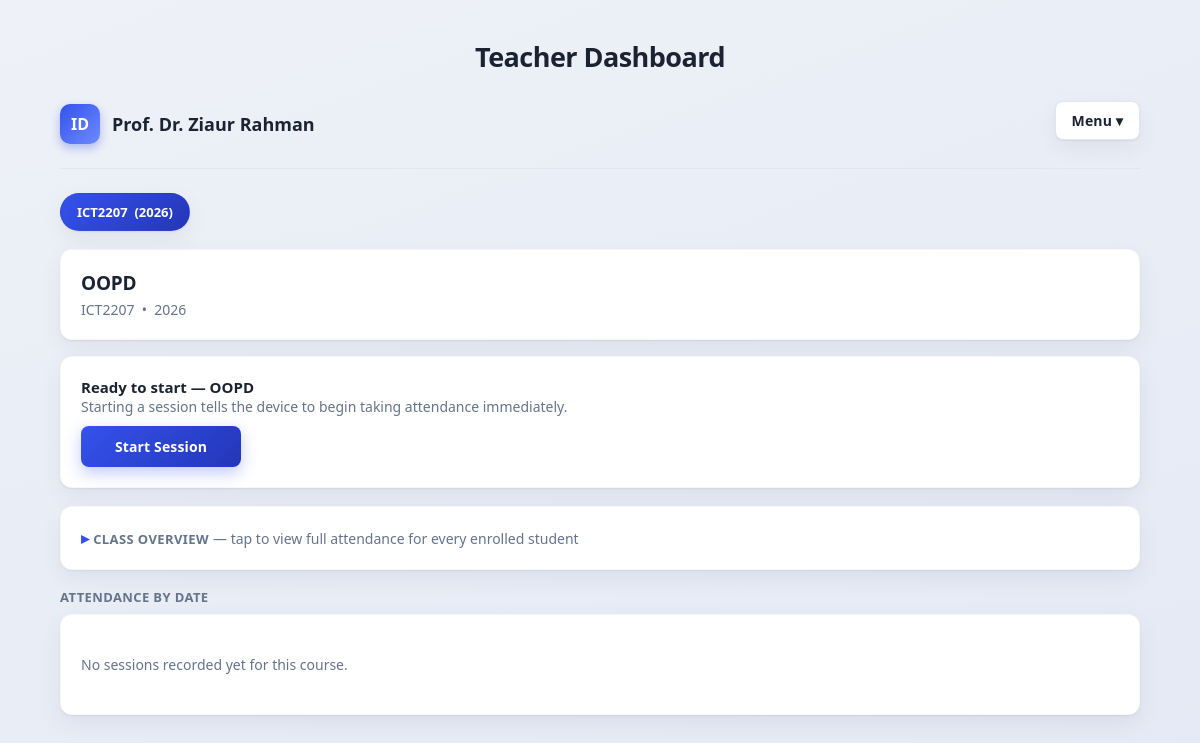
/teacher/dashboard (signed in), run on the app's committed database.
### tables this page shows
CREATE TABLE "CourseOfferings"(
        offering_id INTEGER PRIMARY KEY AUTOINCREMENT,
        course_code TEXT NOT NULL,
        academic_year INTEGER NOT NULL,
        assigned_teacher_id TEXT, archived INTEGER NOT NULL DEFAULT 0,
        FOREIGN KEY(course_code) REFERENCES Courses(course_code),
        FOREIGN KEY(assigned_teacher_id) REFERENCES Teachers(teacher_id),
        UNIQUE(course_code, academic_year)
    );

CREATE TABLE Courses(

course_code TEXT PRIMARY KEY,

course_name TEXT,

semester INTEGER

, credits INTEGER NOT NULL DEFAULT 0, credit REAL);

### ui.py (the view, shortened to what this page needs)
@ui_bp.route("/teacher/dashboard")
@login_required(role="teacher")
def teacher_dashboard():
    teacher_id = session.get("teacher_id")
    selected_offering_id = request.args.get("offering_id", "").strip()
    conn = get_connection()
    cur = conn.cursor()
    cur.execute(
        """
        SELECT
            CourseOfferings.offering_id,
            CourseOfferings.course_code,
            Courses.course_name,
            Courses.credit,
            CourseOfferings.academic_year
        FROM CourseOfferings
        JOIN Courses ON CourseOfferings.course_code = Courses.course_code
        WHERE CourseOfferings.assigned_teacher_id = ?
          AND CourseOfferings.offering_id NOT IN (SELECT offering_id FROM ArchivedOfferings)
        ORDER BY CourseOfferings.academic_year DESC, CourseOfferings.offering_id DESC
        """,
        (teacher_id,),
    )
    offerings = cur.fetchall()
    cur.execute(
        """
        SELECT
            CourseOfferings.offering_id,
            CourseOfferings.course_code,
            Courses.course_name,
            CourseOfferings.academic_year,
            ArchivedOfferings.archived_at
        FROM ArchivedOfferings
        JOIN CourseOfferings ON CourseOfferings.offering_id = ArchivedOfferings.offering_id
        JOIN Courses ON Courses.course_code = CourseOfferings.course_code
        WHERE CourseOfferings.assigned_teacher_id = ?
        ORDER BY ArchivedOfferings.archived_at DESC
        """,
        (teacher_id,),
    )
    archived_offerings = cur.fetchall()
    offering_ids = [str(row["offering_id"]) for row in offerings]
    if selected_offering_id not in offering_ids and offering_ids:
        selected_offering_id = offering_ids[0]
    elif not offering_ids:
        selected_offering_id = ""
    selected_offering = next(
        (o for o in offerings if str(o["offering_id"]) == selected_offering_id), None
    )
    sessions_data = []
    roster = []
    if selected_offering_id in offering_ids:
        cur.execute(
            """
            SELECT session_id, date, start_time, end_time, status
            FROM Sessions
            WHERE offering_id = ?
            ORDER BY date DESC, start_time DESC
            """,
            (selected_offering_id,),
        )
        sessions = cur.fetchall()
        cur.execute(
            """
            SELECT
                Students.student_id,
                Students.name,
                Sessions.session_id,
                COALESCE(Attendance.status, 'Absent') AS status
            FROM Enrollments
            JOIN Students ON Students.student_id = Enrollments.student_id
            LEFT JOIN Sessions ON Sessions.offering_id = Enrollments.offering_id
            LEFT JOIN Attendance
                ON Attendance.student_id = Enrollments.student_id
                AND Attendance.session_id = Sessions.session_id
            WHERE Enrollments.offering_id = ?
              AND Enrollments.status = 'Active'
            ORDER BY Students.name
            """,
            (selected_offering_id,),
        )
        roster_rows = cur.fetchall()
        roster_by_student = {}
        for row in roster_rows:
            key = row["student_id"]
            entry = roster_by_student.setdefault(
                key,
                {
                    "student_id": row["student_id"],
                    "name": row["name"],
                    "present": 0,
                    "absent": 0,
                    "total": 0,
                },
            )
            if row["session_id"] is None:
                continue
            entry["total"] += 1
            if row["status"] == "Present":
                entry["present"] += 1
            else:
                entry["absent"] += 1
        for entry in roster_by_student.values():
            if entry["total"] == 0:
                entry["percentage"] = None
                entry["level"] = "none"
            roster.append(entry)
        roster.sort(key=lambda e: e["name"])
    cur.execute(
        """
        SELECT
            Sessions.session_id,
            Sessions.offering_id,
            CourseOfferings.course_code
        FROM Sessions
        JOIN CourseOfferings ON CourseOfferings.offering_id = Sessions.offering_id
        WHERE Sessions.status = 'Open'
        ORDER BY Sessions.session_id DESC
        LIMIT 1
        """
    )
    global_open = cur.fetchone()
    conn.close()
    open_session_here = bool(
        global_open and str(global_open["offering_id"]) == str(selected_offering_id)
    )
    open_elsewhere_course_code = None
    if global_open and not open_session_here:
        open_elsewhere_course_code = global_open["course_code"]
    return render_template(
        "teacher_dashboard.html",
        teacher_name=session.get("teacher_name"),
        offerings=offerings,
        archived_offerings=archived_offerings,
        selected_offering_id=selected_offering_id,
        selected_offering=selected_offering,
        sessions_data=sessions_data,
        roster=roster,
        open_session_here=open_session_here,
        open_elsewhere_course_code=open_elsewhere_course_code,
    )

### database.py (called while the page is built, shortened)
def _ensure_schema(conn):
    global _SCHEMA_CHECKED
    if _SCHEMA_CHECKED:
        return

def get_connection():
    conn = sqlite3.connect(DATABASE)
    conn.row_factory = sqlite3.Row
    _ensure_schema(conn)
    return conn

### ui.py (called while the page is built)
def login_required(role=None):
    def decorator(view):
        @wraps(view)
        def wrapped(*args, **kwargs):
            user_role = session.get("role")
            if not user_role:
                return redirect(url_for("ui.login"))
            if role and user_role != role:
                return redirect(url_for("ui.teacher_dashboard" if user_role == "teacher" else "ui.student_dashboard"))
            return view(*args, **kwargs)
        return wrapped
    return decorator

### templates/teacher_dashboard.html (shortened to what this page needs)
<!doctype html>
<html lang="en">
<head>
  <link rel="stylesheet" href="{{ url_for('static', filename='styles.css') }}" />
</head>
<body>
  <div class="container">
    <h1 class="page-title">Teacher Dashboard</h1>
    <div class="top">
      <div class="brand">
        <div class="brand-mark">ID</div>
        <p class="teacher-name">{{ teacher_name }}</p>
      </div>
      <div class="menu-wrap">
        <button type="button" class="logout-btn" onclick="toggleMenu()">Menu ▾</button>
      </div>
    </div>
    {% if offerings %}
    <div class="tab-bar">
      {% for offering in offerings %}
        <a class="tab-link {% if selected_offering_id == offering['offering_id']|string %}active{% endif %}"
           href="{{ url_for('ui.teacher_dashboard', offering_id=offering['offering_id']) }}">
          {{ offering['course_code'] }} &nbsp;({{ offering['academic_year'] }})
        </a>
      {% endfor %}
    </div>
    <div class="card course-header-card">
      <p class="course-header-title">{{ selected_offering['course_name'] }}</p>
      <p class="hint" style="margin:0;">
        {{ selected_offering['course_code'] }} &nbsp;•&nbsp; {{ selected_offering['academic_year'] }}
      </p>
    </div>
    <div class="card session-control">
      {% if open_session_here %}
        <div class="session-control-row">
          <span class="live-dot"></span>
          <div>
            <p class="session-control-title">Session is live on the device</p>
            <p class="hint" style="margin:0;">The ESP32 is currently accepting scans for this course.</p>
          </div>
        </div>
        <div class="session-control-actions">
          <form method="post" action="{{ url_for('ui.stop_session_remote') }}">
            <input type="hidden" name="offering_id" value="{{ selected_offering_id }}" />
            <button type="submit" class="btn-danger">End Session</button>
          </form>
          <form method="post" action="{{ url_for('ui.cancel_session_remote') }}"
                onsubmit="return confirm('Cancel this session? All scans taken during it will be permanently deleted and it will NOT count as a held class.');">
            <input type="hidden" name="offering_id" value="{{ selected_offering_id }}" />
            <button type="submit" class="btn-ghost-danger">Cancel Session</button>
          </form>
        </div>
        <p class="hint" style="margin:10px 0 0;">
          <strong>End</strong> closes the session and keeps it in attendance records. <strong>Cancel</strong> discards it completely — no readings, no record.
        </p>
      {% elif open_elsewhere_course_code %}
        <p class="session-control-title">Device busy</p>
        <p class="hint" style="margin:0 0 10px;">
          A session is currently running for {{ open_elsewhere_course_code }}. End that one before starting this course.
        </p>
        <button type="button" disabled>Start Session</button>
      {% else %}
        <p class="session-control-title">Ready to start — <strong>{{ selected_offering['course_name'] }}</strong></p>
        <p class="hint" style="margin:0 0 10px;">Starting a session tells the device to begin taking attendance immediately.</p>
        <form method="post" action="{{ url_for('ui.start_session_remote') }}">
          <button type="submit">Start Session</button>
        </form>
      {% endif %}
    </div>
    <div class="card" style="margin-bottom:18px;">
      <details class="overview-toggle">
        <summary>
          <span class="section-title" style="margin:0; display:inline;">Class Overview</span>
          <span class="hint">— tap to view full attendance for every enrolled student</span>
        </summary>
      </details>
    </div>
    <div class="section-title">Attendance by Date</div>
    {% if sessions_data %}
      {% for s in sessions_data %}
      <div class="card session-card">
        <div class="session-head">
          <div>
            <p class="session-date">{{ s.date }}</p>
            <p class="session-time">{{ s.start_time }} – {{ s.end_time }} &nbsp;•&nbsp; Session {{ s.session_id }} &nbsp;•&nbsp; {{ s.status }}</p>
          </div>
          <div style="display:flex; gap:8px;">
            <span class="count-pill count-present">{{ s.present_count }} Present</span>
            <span class="count-pill count-absent">{{ s.absent_count }} Absent</span>
          </div>
        </div>
        <details class="session-list">
          <summary></summary>
          <div class="grid grid-2" style="margin-top:12px;">
            <div>
              <p class="section-title" style="margin-top:0;">Present ({{ s.present_count }})</p>
              {% if s.present_students %}
              <table>
                <thead>
                  <tr><th>ID</th><th>Name</th><th>Scan Time</th></tr>
                </thead>
                <tbody>
                  {% for student in s.present_students %}
                  <tr>
                    <td>{{ student.student_id }}</td>
                    <td>{{ student.name }}</td>
                    <td>{{ student.scan_time }}</td>
                  </tr>
                  {% endfor %}
                </tbody>
              </table>
              {% else %}
              <p class="empty-note">No students present.</p>
              {% endif %}
            </div>
            <div>
              <p class="section-title" style="margin-top:0;">Absent ({{ s.absent_count }})</p>
              {% if s.absent_students %}
              <table>
                <thead>
                  <tr><th>ID</th><th>Name</th></tr>
                </thead>
                <tbody>
                  {% for student in s.absent_students %}
                  <tr>
                    <td>{{ student.student_id }}</td>
                    <td>{{ student.name }}</td>
                  </tr>
                  {% endfor %}
                </tbody>
              </table>
              {% else %}
              <p class="empty-note">No students absent.</p>
              {% endif %}
            </div>
          </div>
        </details>
      </div>
      {% endfor %}
    {% else %}
      <div class="card">
        <p class="empty-note">No sessions recorded yet for this course.</p>
      </div>
    {% endif %}
    {% else %}
    <div class="card">
      <p class="empty-note">No course offerings are assigned to you yet.</p>
    </div>
    {% endif %}
  </div>
</body>
</html>

### static/styles.css (style rules this page uses)
:root { --bg: #eef1f7; --bg-gradient: linear-gradient(160deg, #eef1f7 0%, #e4e9f5 100%); --card: #ffffff; --text: #1b2333; --muted: #64748b; --line: #e2e6ee; --primary: #3452eb; --primary-dark: #2436b8; --primary-soft: #eef0fe; --danger: #dc2626; --danger-soft: #fdecec; --good: #15803d; --good-soft: #e3f6e9; --good-strong: #0f9d58; --warn: #4d7c0f; --warn-soft: #eef8e0; --radius: 12px; --shadow: 0 1px 2px rgba(20, 25, 45, 0.06), 0 8px 24px rgba(20, 25, 45, 0.06); }
body { margin: 0; font-family: "Segoe UI", "Inter", system-ui, -apple-system, Arial, sans-serif; background: var(--bg-gradient); color: var(--text); min-height: 100vh; box-sizing: border-box; }
.container { max-width: 1080px; margin: 0 auto; padding: 32px 20px 60px; }
.top { display: flex; justify-content: space-between; align-items: center; margin-bottom: 24px; padding-bottom: 16px; border-bottom: 1px solid var(--line); }
.page-title { text-align: center; font-size: 27px; font-weight: 800; letter-spacing: -0.02em; margin: 6px 0 20px; color: var(--text); }
.teacher-name { margin: 0; font-size: 18px; font-weight: 800; color: var(--text); }
.brand { display: flex; align-items: center; gap: 12px; }
.brand-mark { width: 40px; height: 40px; border-radius: 10px; background: linear-gradient(135deg, var(--primary), #6d8bff); color: #fff; display: flex; align-items: center; justify-content: center; font-weight: 700; font-size: 16px; box-shadow: 0 4px 10px rgba(52, 82, 235, 0.35); }
.logout-btn { display: inline-flex; align-items: center; gap: 6px; padding: 9px 16px; border-radius: 8px; background: var(--card); border: 1px solid var(--line); color: var(--text); font-size: 14px; font-weight: 600; box-shadow: var(--shadow); transition: all 0.15s ease; }
.card { background: var(--card); border-radius: var(--radius); padding: 20px; box-shadow: var(--shadow); border: 1px solid rgba(20, 25, 45, 0.03); }
.card + .card { margin-top: 16px; }
a { color: var(--primary); text-decoration: none; }
input, select, button { width: 100%; padding: 11px 12px; border: 1px solid var(--line); border-radius: 8px; margin-top: 6px; margin-bottom: 12px; font-size: 14px; font-family: inherit; background: #fff; color: var(--text); }
button { background: linear-gradient(135deg, var(--primary), var(--primary-dark)); color: white; border: 0; cursor: pointer; font-weight: 600; letter-spacing: 0.01em; box-shadow: 0 6px 16px rgba(52, 82, 235, 0.3); transition: transform 0.1s ease, box-shadow 0.15s ease; }
.hint { color: var(--muted); font-size: 14px; }
.empty-note { color: var(--muted); font-size: 14px; padding: 6px 0; }
.tab-bar { display: flex; gap: 8px; flex-wrap: wrap; margin-bottom: 18px; }
.tab-link { padding: 9px 16px; border-radius: 999px; font-size: 13px; font-weight: 600; background: var(--card); border: 1px solid var(--line); color: var(--muted); box-shadow: var(--shadow); }
.tab-link.active { background: linear-gradient(135deg, var(--primary), var(--primary-dark)); color: #fff; border-color: transparent; }
.course-header-card { margin-bottom: 14px; }
.course-header-title { margin: 0 0 4px; font-size: 19px; font-weight: 800; letter-spacing: -0.01em; }
.session-control { margin-bottom: 18px; }
.session-control form { margin: 0; }
.session-control form button { margin: 0; width: auto; min-width: 160px; }
.session-control-title { margin: 0; font-weight: 700; font-size: 15px; }
.overview-toggle summary { cursor: pointer; list-style: none; }
.overview-toggle summary::before { content: "▸ "; color: var(--primary); font-weight: 700; }
.menu-wrap { position: relative; }
.section-title { font-size: 13px; font-weight: 700; color: var(--muted); text-transform: uppercase; letter-spacing: 0.03em; margin: 16px 0 8px; }

### data on the page
CourseOfferings: course_code "ICT2207", academic_year "2026"
Courses: course_name "OOPD"

### other printed values
{{ teacher_name }} "Prof. Dr. Ziaur Rahman"
